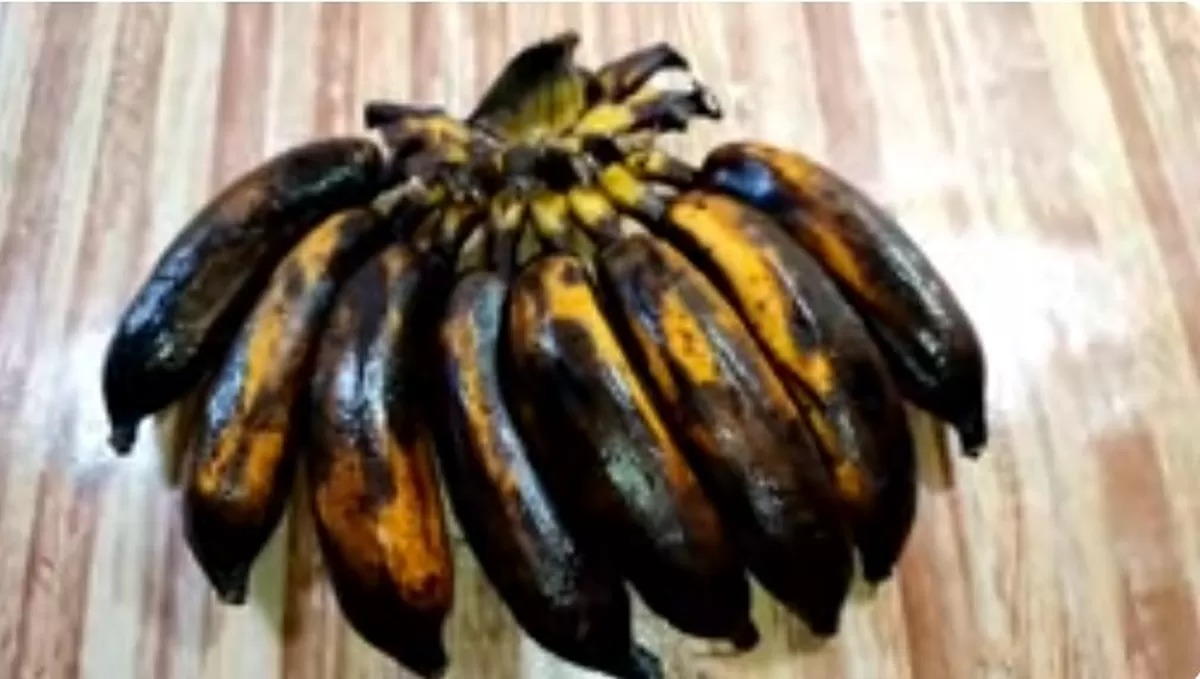
#> input picture data/busuk/WhatsApp-Image-2023-12-06-at-081322_af126075-966000178.jpg, 1200 x 679 px; its folder holds only this picture in this run
$ python train.py   (older library calls are emulated)
#> lines starting #> are read from the running program, lines starting #| are printed output that depends on the picture
"""
Advanced Banana Quality Classifier - KNN with Rich Feature Extraction
Fitur: Color Histogram, Color Statistics, LBP Texture, Gradient, Shape
"""
import os
import cv2
import joblib
import numpy as np
from skimage.feature import local_binary_pattern
from sklearn.model_selection import train_test_split, GridSearchCV, StratifiedKFold
from sklearn.preprocessing import StandardScaler, LabelEncoder
from sklearn.decomposition import PCA
from sklearn.neighbors import KNeighborsClassifier
from sklearn.metrics import accuracy_score, classification_report

DATASET_PATH = "data"
CLASSES = ["busuk", "matang", "mentah"]
IMG_SIZE = 128

# ============================================================
# FEATURE EXTRACTION
# ============================================================
def create_banana_mask(hsv):
    """Mask background using color thresholding + morphological ops."""
    # Pisang: kuning-hijau-coklat - Hue 0-40 dan 150-180
    mask_yellow_brown = cv2.inRange(hsv, (0, 20, 30), (40, 255, 255))
    mask_green = cv2.inRange(hsv, (35, 30, 30), (90, 255, 255))
    mask = cv2.bitwise_or(mask_yellow_brown, mask_green)

    # Fallback: jika mask terlalu kosong, pakai simple brightness mask
    if np.count_nonzero(mask) < IMG_SIZE * IMG_SIZE * 0.05:
        mask = cv2.inRange(hsv, (0, 10, 20), (180, 255, 255))

    # Morphological cleanup - tutup lubang kecil, hapus noise
    kernel = cv2.getStructuringElement(cv2.MORPH_ELLIPSE, (7, 7))
    mask = cv2.morphologyEx(mask, cv2.MORPH_CLOSE, kernel, iterations=2)
    mask = cv2.morphologyEx(mask, cv2.MORPH_OPEN,  kernel, iterations=1)
    return mask


def extract_color_features(hsv, mask):
    """Histogram HSV (H & S channels) + Statistik channel."""
    # Histogram H dan S dalam region mask
    hist_h = cv2.calcHist([hsv], [0], mask, [32], [0, 180])
    hist_s = cv2.calcHist([hsv], [1], mask, [32], [0, 256])
    cv2.normalize(hist_h, hist_h)
    cv2.normalize(hist_s, hist_s)

    # Hitung mean & std setiap channel
    stats = []
    for ch in range(3):
        channel = hsv[:, :, ch]
        pixels = channel[mask > 0]
        if len(pixels) > 0:
            stats += [np.mean(pixels), np.std(pixels), np.percentile(pixels, 25), np.percentile(pixels, 75)]
        else:
            stats += [0, 0, 0, 0]

    return np.concatenate([hist_h.flatten(), hist_s.flatten(), stats])


def extract_lbp_features(gray, mask):
    """Local Binary Pattern - deteksi bintik/tekstur busuk."""
    radius = 2
    n_points = 8 * radius
    lbp = local_binary_pattern(gray, n_points, radius, method='uniform')
    # Hanya pixels dalam mask
    lbp_pixels = lbp[mask > 0]
    if len(lbp_pixels) == 0:
        return np.zeros(n_points + 2)
    hist, _ = np.histogram(lbp_pixels, bins=n_points + 2, range=(0, n_points + 2), density=True)
    return hist


def extract_gradient_features(gray, mask):
    """Sobel gradient + Laplacian - energi tepi permukaan."""
    sobelx = cv2.Sobel(gray, cv2.CV_64F, 1, 0, ksize=3)
    sobely = cv2.Sobel(gray, cv2.CV_64F, 0, 1, ksize=3)
    magnitude = cv2.magnitude(sobelx, sobely)

    laplacian = cv2.Laplacian(gray, cv2.CV_64F)
    lap_abs = np.abs(laplacian)

    pixels_mag = magnitude[mask > 0]
    pixels_lap = lap_abs[mask > 0]

    if len(pixels_mag) == 0:
        return np.zeros(6)

    return np.array([
        np.mean(pixels_mag), np.std(pixels_mag), np.percentile(pixels_mag, 75),
        np.mean(pixels_lap), np.std(pixels_lap), np.var(pixels_lap)
    ])


def extract_shape_features(mask):
    """Kontur terbesar: area, perimeter, extent, solidity."""
    contours, _ = cv2.findContours(mask, cv2.RETR_EXTERNAL, cv2.CHAIN_APPROX_SIMPLE)
    if not contours:
        return np.zeros(5)

    c = max(contours, key=cv2.contourArea)
    area = cv2.contourArea(c)
    perimeter = cv2.arcLength(c, True)
    hull = cv2.convexHull(c)
    hull_area = cv2.contourArea(hull)

    # Bounding rect for extent
    x, y, w, h = cv2.boundingRect(c)
    extent = area / (w * h) if w * h > 0 else 0
    solidity = area / hull_area if hull_area > 0 else 0
    aspect_ratio = float(w) / h if h > 0 else 0

    return np.array([area, perimeter, extent, solidity, aspect_ratio])


def augment_image(image):
    """Generate augmented versions of an image."""
    augmented = [image]

    # Flip horizontal
    augmented.append(cv2.flip(image, 1))

    # Brightness atas & bawah
    bright = np.clip(image.astype(np.int32) + 30, 0, 255).astype(np.uint8)
    dark   = np.clip(image.astype(np.int32) - 30, 0, 255).astype(np.uint8)
    augmented.append(bright)
    augmented.append(dark)

    # Rotasi ringan
    h, w = image.shape[:2]
    for angle in [-15, 15]:
        M = cv2.getRotationMatrix2D((w/2, h/2), angle, 1.0)
        rotated = cv2.warpAffine(image, M, (w, h))
        augmented.append(rotated)

    return augmented


def extract_all_features(image):
    """Master feature extraction function."""
    image_resized = cv2.resize(image, (IMG_SIZE, IMG_SIZE))
    hsv  = cv2.cvtColor(image_resized, cv2.COLOR_BGR2HSV)
    gray = cv2.cvtColor(image_resized, cv2.COLOR_BGR2GRAY)

    mask = create_banana_mask(hsv)

    color_feats    = extract_color_features(hsv, mask)
    lbp_feats      = extract_lbp_features(gray, mask)
    gradient_feats = extract_gradient_features(gray, mask)
    shape_feats    = extract_shape_features(mask)

    all_feats = np.concatenate([color_feats, lbp_feats, gradient_feats, shape_feats])
    return np.nan_to_num(all_feats)


# ============================================================
# TRAINING
# ============================================================
X = []
y = []

print("Extracting features dengan augmentasi...")
for label in CLASSES:
    folder = os.path.join(DATASET_PATH, label)
    if not os.path.exists(folder):
        print(f"WARNING: Folder {folder} tidak ada!")
        continue

    files = [f for f in os.listdir(folder) if f.lower().endswith(('.jpg', '.jpeg', '.png', '.webp', '.bmp'))]
    print(f"  {label}: {len(files)} gambar asli", end="")

    for filename in files:
        filepath = os.path.join(folder, filename)
        image = cv2.imread(filepath)
#> image is the input picture: shape (679, 1200, 3); mean B, G, R 112.9, 129, 143
        if image is None:
            continue

        # Augmentasi setiap gambar -> lebih banyak data
        for aug_img in augment_image(image):
#> in augment_image, `bright = np.clip(image.astype(np.int32) + 30, 0, 255).astype(np.uint8)`:
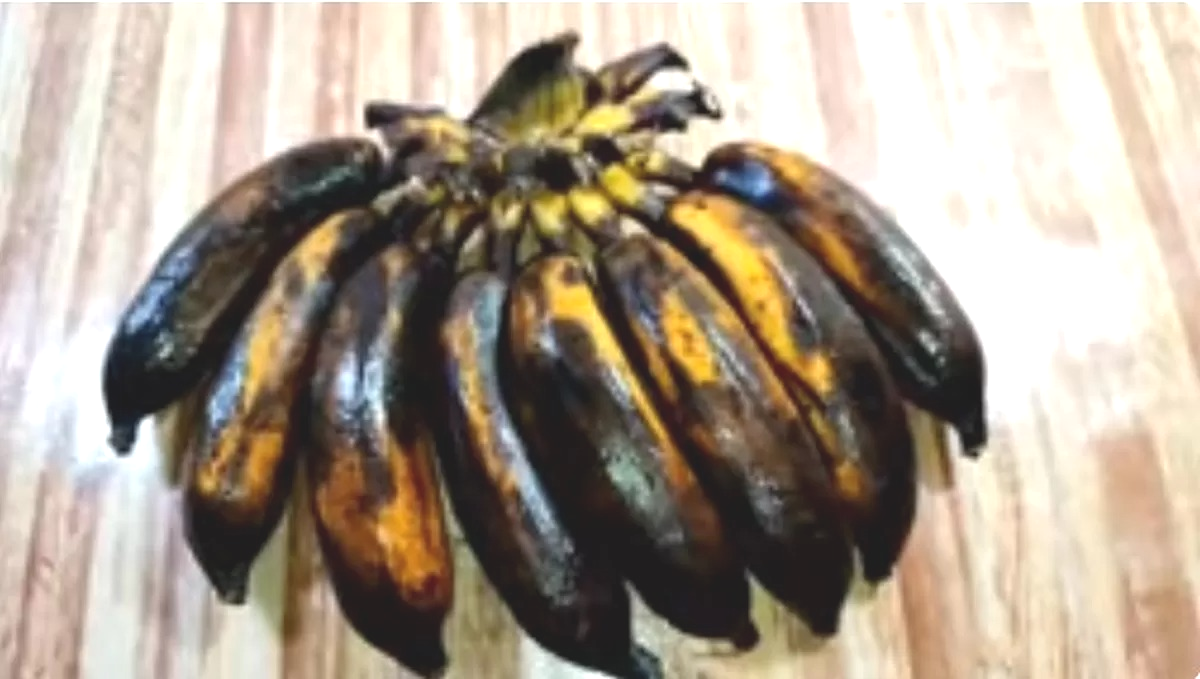
#> bright: shape (679, 1200, 3); mean B, G, R 141.7, 157, 169.6
#> in augment_image, `dark   = np.clip(image.astype(np.int32) - 30, 0, 255).astype(np.uint8)`:
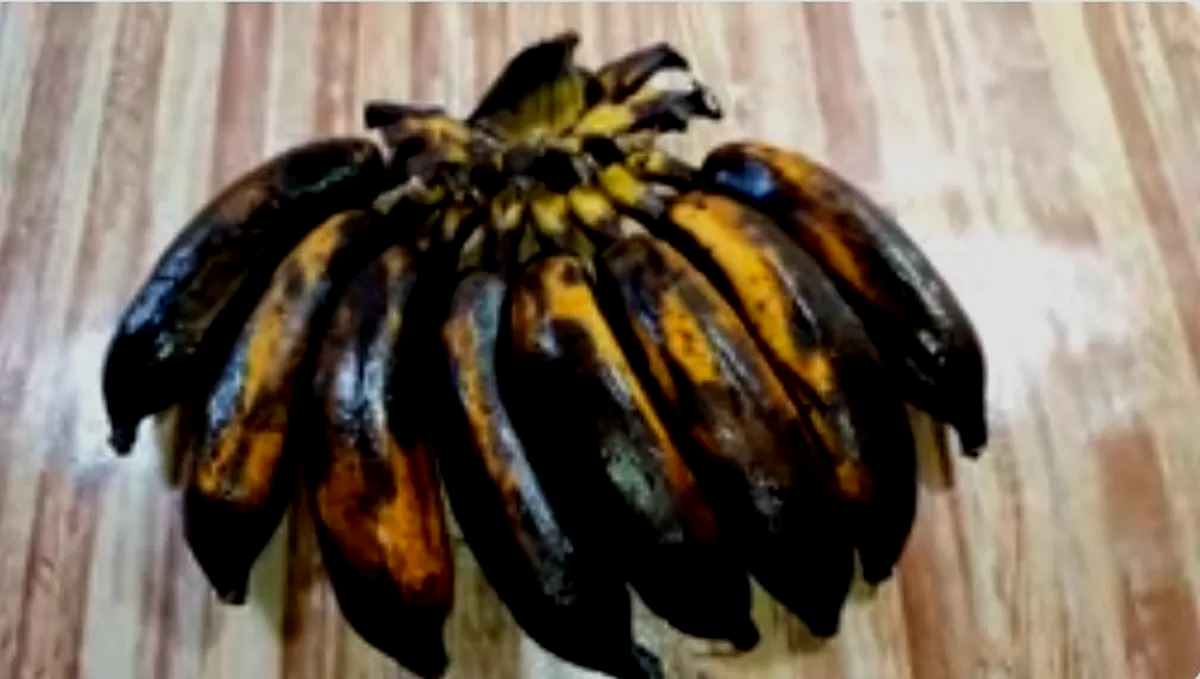
#> dark: shape (679, 1200, 3); mean B, G, R 88.9, 103.6, 116.3
#> in augment_image, `h, w = image.shape[:2]`: h = 679; w = 1200
            features = extract_all_features(aug_img)
            X.append(features)
            y.append(label)
#> this loop made 6 passes
#> pass 1, in extract_all_features, `image_resized = cv2.resize(image, (IMG_SIZE, IMG_SIZE))`:
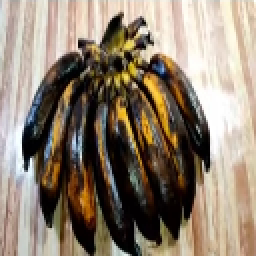
#> image_resized: shape (128, 128, 3) (shown 2 times larger); mean B, G, R 112.7, 128.9, 142.9
#> after the loop, X = 6 items; y = ['busuk', 'busuk', 'busuk', 'busuk', 'busuk', 'busuk']

    count = sum(1 for lbl in y if lbl == label)
#> count = 6
    print(f" -> {count} total (dengan augmentasi)")
#|  -> 6 total (dengan augmentasi)
#> pass 2 of the loop `for label in CLASSES:`:
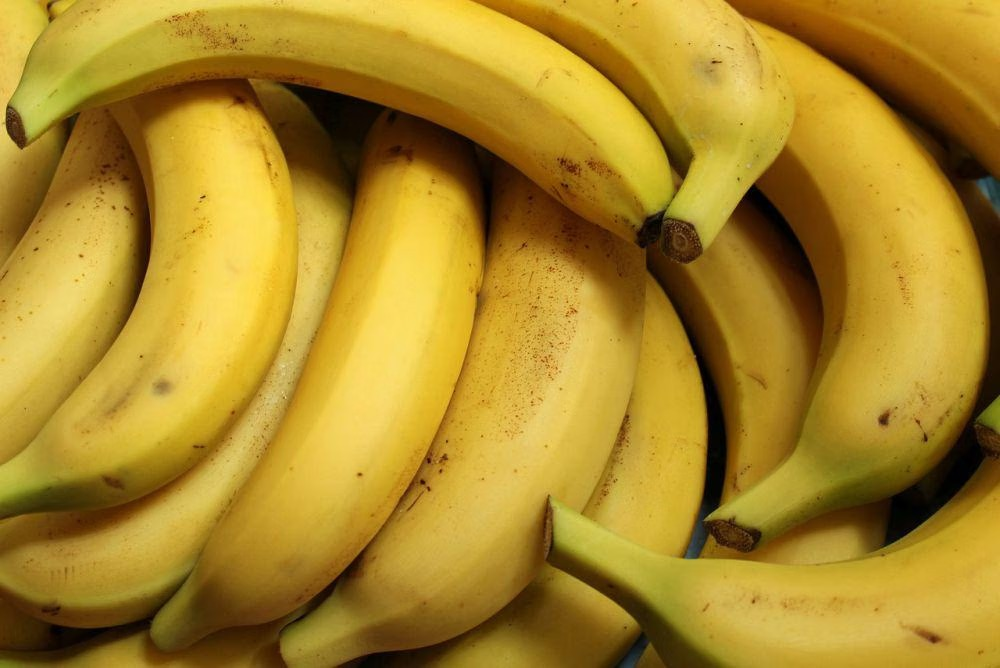
#> input picture data/matang/1000023909-899b59f0f65acad798d392c407f4ab92-efffd4e9400645ce67b0e9d86eef3c88.jpg, 1000 x 668 px
#> image is the input picture: shape (668, 1000, 3); mean B, G, R 39.9, 135.6, 169.9
#> bright: shape (668, 1000, 3)
#> in augment_image (call 2), `dark   = np.clip(image.astype(np.int32) - 30, 0, 255).astype(np.uint8)`:
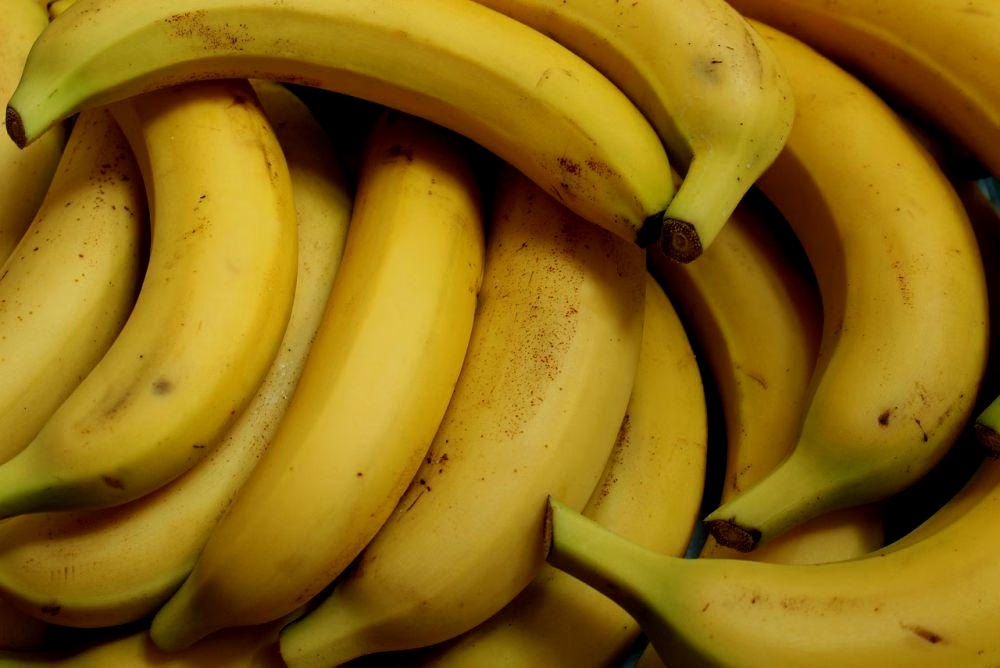
#> dark: shape (668, 1000, 3); mean B, G, R 17.3, 106.4, 140.3
#> in augment_image (call 2), `h, w = image.shape[:2]`: h = 668; w = 1000
#> the loop `for aug_img in augment_image(image):` made 6 passes
#> (gradient_feats in extract_all_features, shape_feats in extract_all_features) on passes 1 to 4: ([99.15, 98.68, 128.6, 20.94, 31.15, 970.1], [16129, 508, 0.984, 1, 1]), ([99.15, 98.68, 128.6, 20.94, 31.15, 970.1], [16129, 508, 0.984, 1, 1]), ([97.72, 98.95, 126.7, 20.67, 31.13, 968.9], [16129, 508, 0.984, 1, 1]), ([93.78, 92.58, 120.8, 19.6, 29.11, 847.6], [16129, 508, 0.984, 1, 1])
#> pass 1, in extract_all_features (call 7), `image_resized = cv2.resize(image, (IMG_SIZE, IMG_SIZE))`:
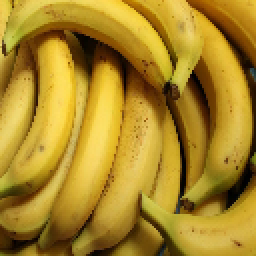
#> image_resized: shape (128, 128, 3) (shown 2 times larger); mean B, G, R 39.8, 135.5, 169.9
#> after the loop `for aug_img in augment_image(image):`: X = 12 items; y = ['busuk', 'busuk', 'busuk', 'busuk', 'busuk', 'busuk', 'matang', 'matang', 'matang', 'matang', 'matang', 'matang']

X = np.array(X)
y = np.array(y)

print(f"\nTotal dataset: {len(X)} gambar")
print(f"Dimensi fitur: {X.shape[1]}")
#| Dimensi fitur: 105

encoder = LabelEncoder()
y_enc = encoder.fit_transform(y)
print(f"Kelas: {list(encoder.classes_)}")

X_train, X_test, y_train, y_test = train_test_split(
    X, y_enc, test_size=0.2, random_state=42, stratify=y_enc
)

# Scaling
scaler = StandardScaler()
X_train_s = scaler.fit_transform(X_train)
X_test_s  = scaler.transform(X_test)

# PCA
pca = PCA(n_components=0.95, random_state=42)
X_train_p = pca.fit_transform(X_train_s)
X_test_p  = pca.transform(X_test_s)
print(f"Dimensi setelah PCA: {X_train_p.shape[1]}")
#| Dimensi setelah PCA: 5

# KNN GridSearch
print("\nTraining KNN (GridSearchCV 5-fold)...")
param_grid = {
    'n_neighbors': [3, 5, 7, 9, 11, 15, 21],
    'weights':     ['uniform', 'distance'],
    'metric':      ['euclidean', 'manhattan']
}

cv = StratifiedKFold(n_splits=5, shuffle=True, random_state=42)
knn = KNeighborsClassifier()
grid = GridSearchCV(knn, param_grid, cv=cv, scoring='accuracy', n_jobs=-1, verbose=1)
grid.fit(X_train_p, y_train)

best_knn = grid.best_estimator_
print(f"\nParameter terbaik: {grid.best_params_}")
print(f"CV Score terbaik : {grid.best_score_*100:.2f}%")

y_pred = best_knn.predict(X_test_p)
test_acc = accuracy_score(y_test, y_pred)
print(f"Akurasi Test     : {test_acc*100:.2f}%")
print("\n" + classification_report(y_test, y_pred, target_names=encoder.classes_))

# Save
os.makedirs('model', exist_ok=True)
joblib.dump(best_knn, 'model/banana_knn.pkl')
joblib.dump(scaler,   'model/scaler.pkl')
joblib.dump(pca,      'model/pca.pkl')
joblib.dump(encoder,  'model/encoder.pkl')
print("✓ Model berhasil disimpan ke folder model/")
